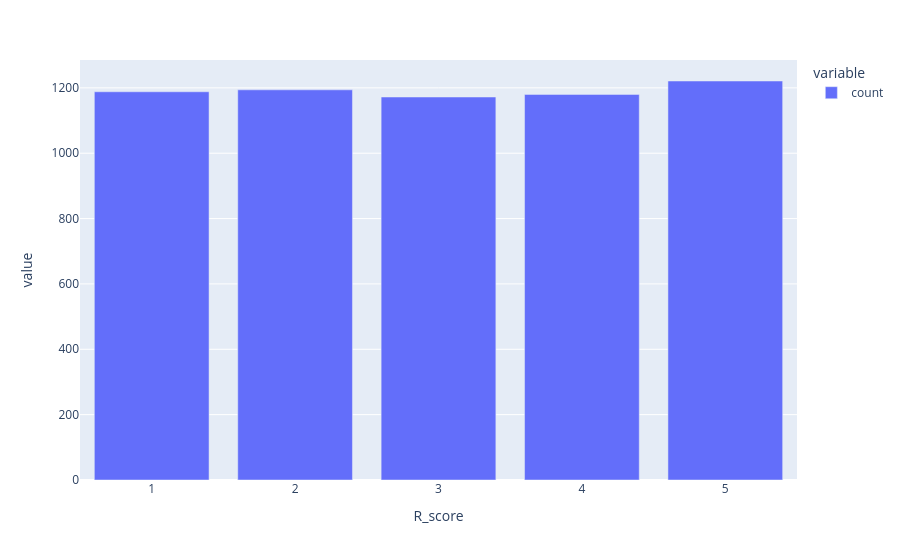

Here is the notebook cell this chart was saved with:
### Code cell
fig = px.bar(users_stats['R_score'].value_counts())

fig.show()

### Figure 1 — Plotly figure (JSON) as saved in the notebook; plotly's stock layout.template omitted (floating-point values rounded to 4 significant figures)
{"data": [{"hovertemplate": "variable=count<br>R_score=%{x}<br>value=%{y}<extra></extra>", "legendgroup": "count", "marker": {"color": "#636efa", "pattern": {"shape": ""}}, "name": "count", "orientation": "v", "showlegend": true, "textposition": "auto", "type": "bar", "x": [5, 2, 1, 4, 3], "xaxis": "x", "y": [1221, 1194, 1188, 1180, 1172], "yaxis": "y"}], "layout": {"barmode": "relative", "legend": {"title": {"text": "variable"}, "tracegroupgap": 0}, "margin": {"t": 60}, "xaxis": {"anchor": "y", "domain": [0, 1], "title": {"text": "R_score"}}, "yaxis": {"anchor": "x", "domain": [0, 1], "title": {"text": "value"}}}}
